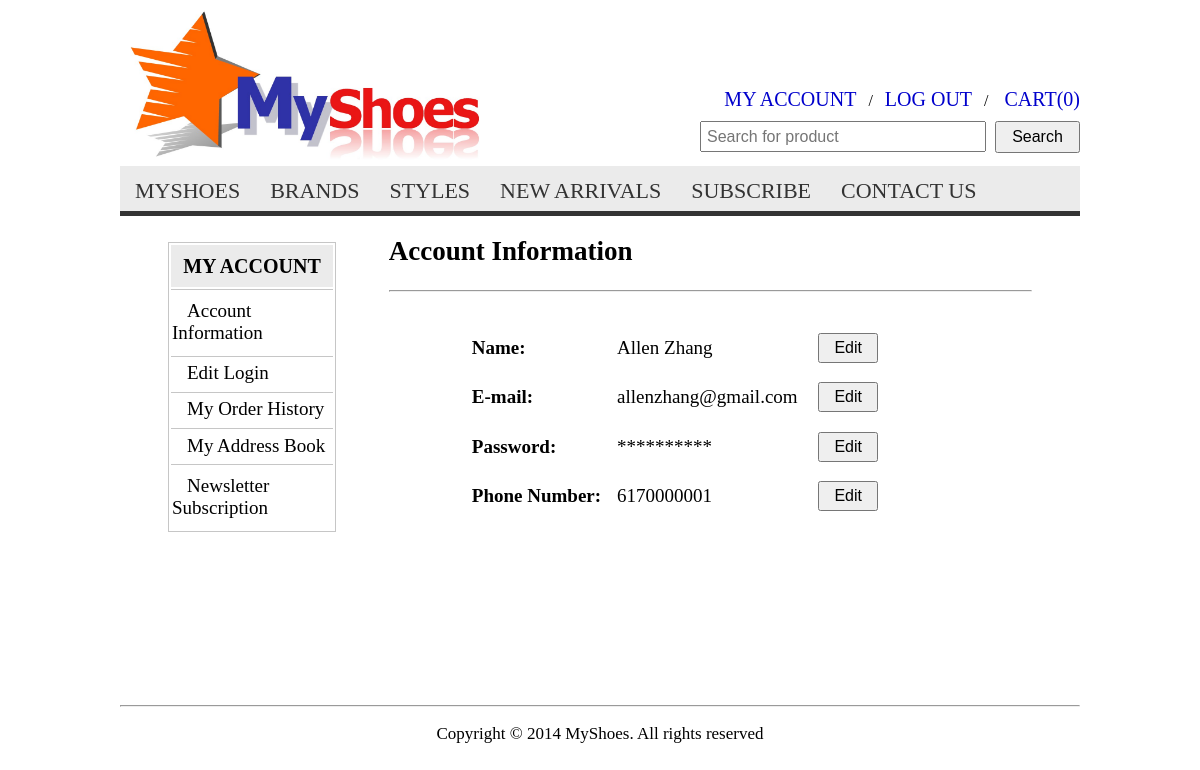
Page /account_info.php (signed in) on the earlier database version.
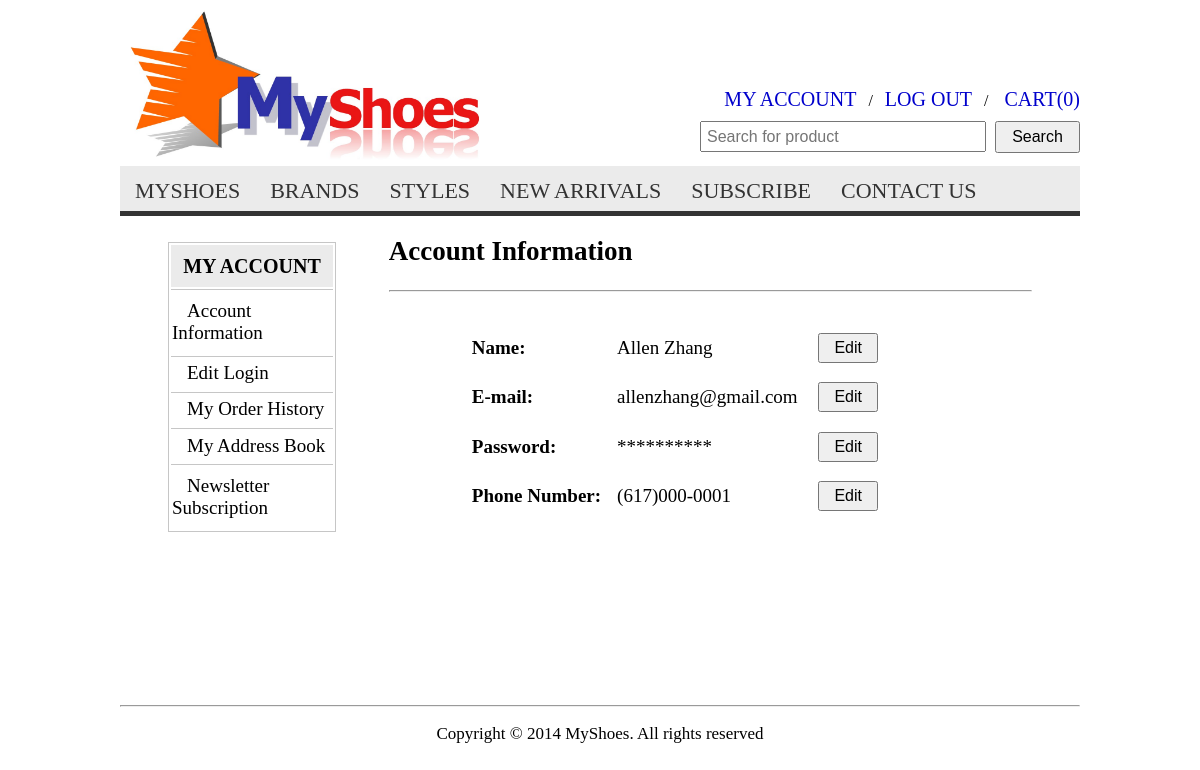
Same page on the later database version.
### tables this page shows
CREATE TABLE `users` (
  `uid` int(10) NOT NULL AUTO_INCREMENT COMMENT 'users id',
  `email` varchar(200) NOT NULL,
  `password` varchar(50) NOT NULL,
  `username` varchar(50) DEFAULT NULL,
  `userphone` varchar(50) DEFAULT NULL,
  PRIMARY KEY (`uid`),
  UNIQUE KEY `uid_UNIQUE` (`uid`)
);

### account_info.php (the view, shortened to what this page needs)
<!DOCTYPE html>
<html>
 <head>
  <link type="text/css" rel="stylesheet" href="css/main.css">
  <link type="text/css" rel="stylesheet" href="css/navigation.css">
 </head>
 <body>
    <?php include_once('header.php') ?>
    <?php
        require_once('biz/db.mysql.php');
        $sql = "SELECT email, password, username, userphone FROM users WHERE uid = ".$_SESSION['uid'];
        $result = mysql_query($sql, $conn);
        $row = mysql_fetch_array($result)
    ?>
    <div class="account">
        <div class="account_info">
            <h2>Account Information</h2>
            <hr>
            <div>
                <table>
                    <tr>
                        <td><label>Name:</label></td>
                        <td><?php echo $row['username']; ?></td>
                        <td>
                            <?php
                                if(!empty($row['username']))
                                    echo '<a href="edit_name.php"><input type="button" name="edit_name" value="Edit"></a>';
                                else
                                    echo '<a href="edit_name.php"><input type="button" name="edit_name" value="Add"></a>'
                            ?>
                        </td>
                    </tr>
                    <tr>
                        <td><label>E-mail:</label></td>
                        <td><?php echo $row['email']; ?></td>
                        <td><a href="edit_login.php"><input type="button" name="edit_login" value="Edit"></a></td>
                    </tr>
                     <tr>
                        <td><label>Password:</label></td>
                        <td>**********</td>
                        <td><a href="edit_login.php"><input type="button" name="edit_login" value="Edit"></a></td>
                    </tr>
                    <tr>
                        <td><label>Phone Number:</label></td>
                        <td><?php echo $row['userphone']; ?></td>
                        <td>
                            <?php
                                if(!empty($row['userphone']))
                                    echo '<a href="edit_phone.php"><input type="button" name="edit_phone" value="Edit"></a>';
                                else
                                    echo '<a href="edit_phone.php"><input type="button" name="edit_phone" value="Add"></a>'
                            ?>
                        </td>
                    </tr>
                </table>
            </div>
        </div>
        <?php include_once('account_nav.php') ?>
    </div>
    <?php include_once('footer.php') ?>
 </body>
</html>

### header.php (shortened to what this page needs)
<?php
    $login = false;
    if(isset($_SESSION['uid']))
        $login = true;
?>
<div class="header">
    <div class="header_logo">
        <a href="index.php"><img src="images/logo/MyShoes_small.jpg" alt="MyShoes Logo"></a>
    </div>
    <div class="header_info">
        <?php
            if($login) {
               echo '<a href="account_info.php">MY ACCOUNT</a>&nbsp;&nbsp;&nbsp;/&nbsp;&nbsp;&nbsp;';
               echo '<a href="biz/user_logout.php">LOG OUT</a>&nbsp;&nbsp;&nbsp;/&nbsp;&nbsp;&nbsp;';
            }
            else {
               echo '<a href="login.php">LOG IN</a>&nbsp;&nbsp;&nbsp;/&nbsp;&nbsp;&nbsp;';
               echo '<a href="sign_up.php">SIGN UP</a>&nbsp;&nbsp;&nbsp;/&nbsp;&nbsp;&nbsp;';
            }
        ?>
    	<a href="cart.php">CART(0)</a>
    	<br/>
    	<form actioon="#.php" method="post">
    		<input type="text" name="search" placeholder="Search for product">
    		<input type="submit" class="search_button" value="Search">
    	</form>
    </div>
    <div>
        <ul id="nav">
            <li><a href="index.php">MyShoes</a></li>
            <li><a href="#s1">Brands</a>
            </li>
            <li><a href="#s2">Styles</a>
            </li>
            <li><a href="biz/product_redirect.php?category=new_arrivals">New Arrivals</a></li>
            <li><a href="subscribe.php">Subscribe</a></li>
            <li><a href="contact.php">Contact Us</a></li>
        </ul>
    </div>
    <br/><br/><br/>
</div>

### account_nav.php
<div class="account_nav">
    <table>
        <thead>
            <tr>
                <th>MY ACCOUNT</th>
            </tr>
        </thead>
        <tbody>
            <tr>
              <td><a href="account_info.php">Account Information</a></td>
            </tr>
            <tr>
              <td><a href="edit_login.php">Edit Login</a></td>
            </tr>
            <tr>
              <td><a href="order.php">My Order History</a></td>
            </tr>
            <tr>
              <td><a href="edit_address.php">My Address Book</a></td>
            </tr>
            <tr>
              <td><a href="subscribe.php">Newsletter Subscription</a></td>
            </tr>
        </tbody>
    </table>
</div>

### footer.php
<div class="footer">
    <hr>
    <p>Copyright © 2014 MyShoes. All rights reserved</p>
</div>

### css/main.css (style rules this page uses)
body { margin:auto; padding-top:10px; width:80%; }
body input[type=text], body input[type=email], body input[type=password], body input[type=submit], body input[type=button], body select { font-size:16px; }
.header_logo { width:350px; height:150px; margin-left:10px; }
.header_logo img { width:100%; height:100%; }
.header_info { position:absolute; right:10%; top:88px; text-align:right; }
.header_info a { font-size:20px; text-decoration:none; color:#00C; }
.header_info input:first-child { padding-left:5px; margin-top:10px; width:275px; height:25px; }
.search_button { width:85px; height:32px; margin-left:5px; }
.footer { text-align:center; font-size:17px; clear:both; }
.account { font-size:18px; height:482px; }
.account_nav { margin-left:5%; padding-top:28px; width:17.5%; }
.account_nav table { width:100%; height:290px; font-size:19px; border:solid 1px #C6C6C6; }
.account_nav th { background-color:#EBEBEB; font-size:20px; height:40px; }
.account_nav table tbody td { border-top:solid 1px #C6C6C6; }
.account_nav a { padding-left:15px; text-decoration: none; color:#000; }
.account_info { float:right; width:67%; margin-right:5%; }
.account_info table { font-size:19px; margin-left:80px; margin-top:30px; width:65%; height:200px; }
.account_info table label { font-weight:bold; }
.account_info input[type=button] { width:60px; height:30px; }

### css/navigation.css (style rules this page uses)
#nav, #nav ul { list-style: none outside none; margin: 0; padding: 0; }
#nav { background-color:#EBEBEB;; border-bottom: 5px solid #333333; float: left; position: relative; width: 100%; top:6px; }
#nav > li { border-bottom: 1px solid transparent; float: left; margin-bottom: -5px; text-align: left; -moz-transition: all 300ms ease-in-out 0s; -ms-transition: all 300ms ease-in-out 0s; -o-transition: all 300ms ease-in-out 0s; -webkit-transition: all 300ms ease-in-out 0s; transition: all 300ms ease-in-out 0s; }
#nav li a { display: block; text-decoration: none; -moz-transition: color 450ms ease-in-out 0s, background-color 450ms ease-in-out 0s; -ms-transition: color 450ms ease-in-out 0s, background-color 450ms ease-in-out 0s; -o-transition: color 450ms ease-in-out 0s, background-color 450ms ease-in-out 0s; -webkit-transition: color 450ms ease-in-out 0s, background-color 450ms ease-in-out 0s; transition: color 450ms ease-in-out 0s, background-color 450ms ease-in-out 0s; white-space: normal; }
#nav > li > a { color: #333333; display: block; font-size: 22px; line-height: 49px; padding: 0 15px; text-transform: uppercase; }

Differences in the rows shown:
changed users "Allen Zhang": userphone "6170000001" → "(617)000-0001"
